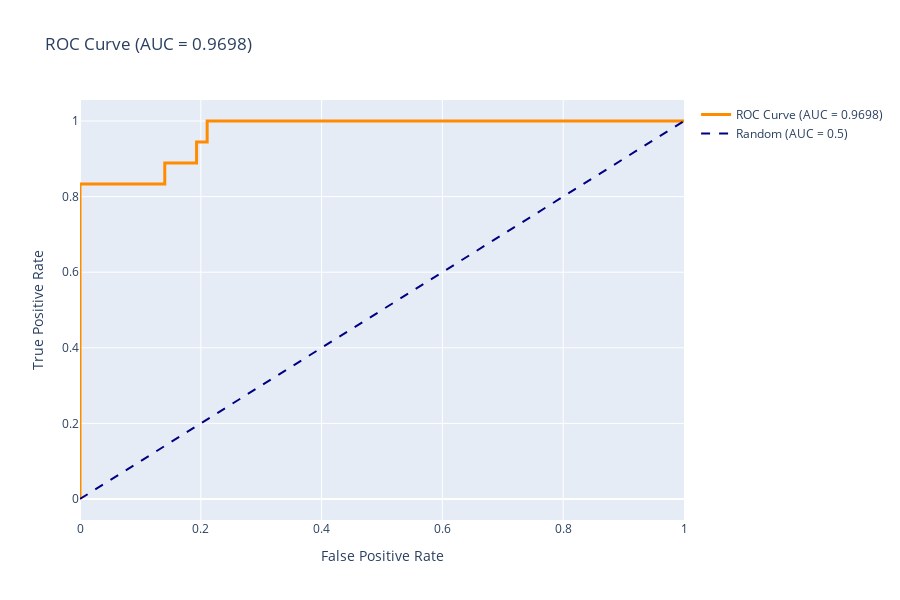

The code cell stored with this chart in its notebook:
### Markdown cell above
## 📈 9. 모델 성능 - ROC Curve

### Code cell
from sklearn.metrics import roc_curve, roc_auc_score

# ROC 곡선 계산
fpr, tpr, thresholds = roc_curve(predictions['actual'], predictions['probability'])
auc = roc_auc_score(predictions['actual'], predictions['probability'])

# 인터랙티브 ROC Curve
fig = go.Figure()

# ROC 곡선
fig.add_trace(go.Scatter(
    x=fpr, y=tpr,
    mode='lines',
    name=f'ROC Curve (AUC = {auc:.4f})',
    line=dict(color='darkorange', width=3),
    hovertemplate='FPR: %{x:.3f}<br>TPR: %{y:.3f}<br>Threshold: %{customdata:.3f}<extra></extra>',
    customdata=thresholds
))

# 대각선 (Random)
fig.add_trace(go.Scatter(
    x=[0, 1], y=[0, 1],
    mode='lines',
    name='Random (AUC = 0.5)',
    line=dict(color='navy', width=2, dash='dash'),
    hoverinfo='skip'
))

fig.update_layout(
    title=f'ROC Curve (AUC = {auc:.4f})',
    xaxis_title='False Positive Rate',
    yaxis_title='True Positive Rate',
    height=600,
    hovermode='closest'
)

fig.show()

### Figure 1 — Plotly figure (JSON) as saved in the notebook; plotly's stock layout.template omitted (floating-point values rounded to 4 significant figures)
{"data": [{"customdata": [Infinity, 0.9955, 0.8081, 0.3206, 0.2532, 0.1944, 0.193, 0.1507, 0.1451, 0.002714], "hovertemplate": "FPR: %{x:.3f}<br>TPR: %{y:.3f}<br>Threshold: %{customdata:.3f}<extra></extra>", "line": {"color": "darkorange", "width": 3}, "mode": "lines", "name": "ROC Curve (AUC = 0.9698)", "type": "scatter", "x": [0.0, 0.0, 0.0, 0.1404, 0.1404, 0.193, 0.193, 0.2105, 0.2105, 1.0], "y": [0.0, 0.05556, 0.8333, 0.8333, 0.8889, 0.8889, 0.9444, 0.9444, 1.0, 1.0]}, {"hoverinfo": "skip", "line": {"color": "navy", "dash": "dash", "width": 2}, "mode": "lines", "name": "Random (AUC = 0.5)", "type": "scatter", "x": [0, 1], "y": [0, 1]}], "layout": {"height": 600, "hovermode": "closest", "title": {"text": "ROC Curve (AUC = 0.9698)"}, "xaxis": {"title": {"text": "False Positive Rate"}}, "yaxis": {"title": {"text": "True Positive Rate"}}}}
